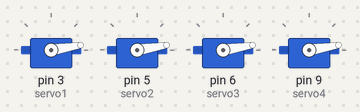
Bench run of a sketch on a simulated Arduino Uno, built with avr-gcc and run on an emulated ATmega328P. Shown: 4 × servo. At 5.5 s the program stops and its outputs stay as they are.

Above: at 0.15 s.
At 0.76 s:
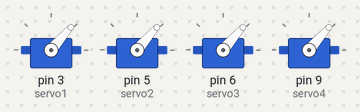
At 1.68 s:
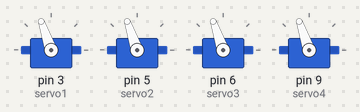
At 2.29 s:
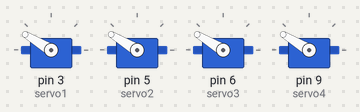
At 2.9 s:
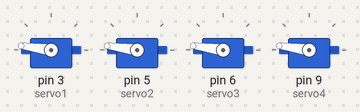
At 5.6 s:
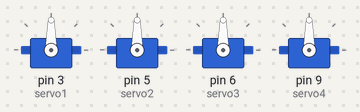
Timing chart, 0 to 7.0 s (numbered marks = the images above):
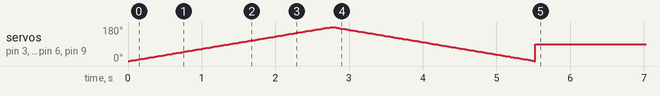

The sketch:

Servo_Task.ino
```cpp
#include <Servo.h>

Servo servo1;
Servo servo2;
Servo servo3;
Servo servo4;

void setup() {

  servo1.attach(3);
  servo2.attach(5);
  servo3.attach(6);
  servo4.attach(9);

}


// Sweep function
void sweepAll() {

  // من 0 إلى 180 درجة
  for (int pos = 0; pos <= 180; pos++) {

    servo1.write(pos);
    servo2.write(pos);
    servo3.write(pos);
    servo4.write(pos);

    delay(15);
  }


  // الرجوع من 180 إلى 0 درجة
  for (int pos = 180; pos >= 0; pos--) {

    servo1.write(pos);
    servo2.write(pos);
    servo3.write(pos);
    servo4.write(pos);

    delay(15);
  }

}


void loop() {


  // تشغيل Sweep لمدة ثانيتين
  unsigned long startTime = millis();

  while (millis() - startTime < 2000) {

    sweepAll();

  }


  // تثبيت جميع السيرفو على 90 درجة
  servo1.write(90);
  servo2.write(90);
  servo3.write(90);
  servo4.write(90);


  // توقف البرنامج هنا
  while(true){

  }

}
```
